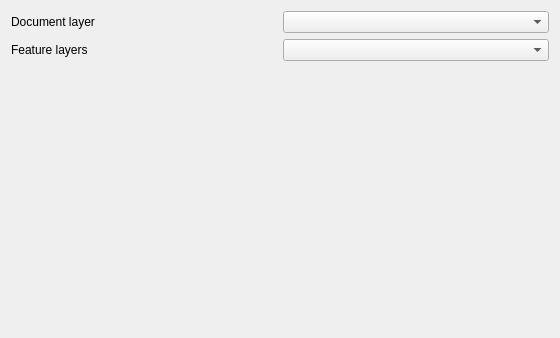
<?xml version="1.0" encoding="UTF-8"?>
<ui version="4.0">
 <class>ConfigurationWizard</class>
 <widget class="QDialog" name="ConfigurationWizard">
  <property name="geometry">
   <rect>
    <x>0</x>
    <y>0</y>
    <width>560</width>
    <height>338</height>
   </rect>
  </property>
  <property name="windowTitle">
   <string>Configuration</string>
  </property>
  <layout class="QGridLayout" name="gridLayout_2">
   <item row="3" column="0">
    <spacer name="verticalSpacer">
     <property name="orientation">
      <enum>Qt::Vertical</enum>
     </property>
     <property name="sizeHint" stdset="0">
      <size>
       <width>20</width>
       <height>40</height>
      </size>
     </property>
    </spacer>
   </item>
   <item row="1" column="0">
    <widget class="QLabel" name="label_2">
     <property name="text">
      <string>Feature layers</string>
     </property>
    </widget>
   </item>
   <item row="1" column="1">
    <widget class="QgsCheckableComboBox" name="mFeatureLayersComboBox"/>
   </item>
   <item row="0" column="0">
    <widget class="QLabel" name="label">
     <property name="text">
      <string>Document layer</string>
     </property>
    </widget>
   </item>
   <item row="0" column="1">
    <widget class="QgsMapLayerComboBox" name="mDocumentLayerComboBox"/>
   </item>
   <item row="2" column="0" colspan="2">
    <widget class="QLabel" name="mErrorLabel">
     <property name="text">
      <string/>
     </property>
    </widget>
   </item>
  </layout>
 </widget>
 <customwidgets>
  <customwidget>
   <class>QgsMapLayerComboBox</class>
   <extends>QComboBox</extends>
   <header>qgsmaplayercombobox.h</header>
  </customwidget>
  <customwidget>
   <class>QgsCheckableComboBox</class>
   <extends>QComboBox</extends>
   <header>qgscheckablecombobox.h</header>
  </customwidget>
 </customwidgets>
 <resources/>
 <connections/>
</ui>
